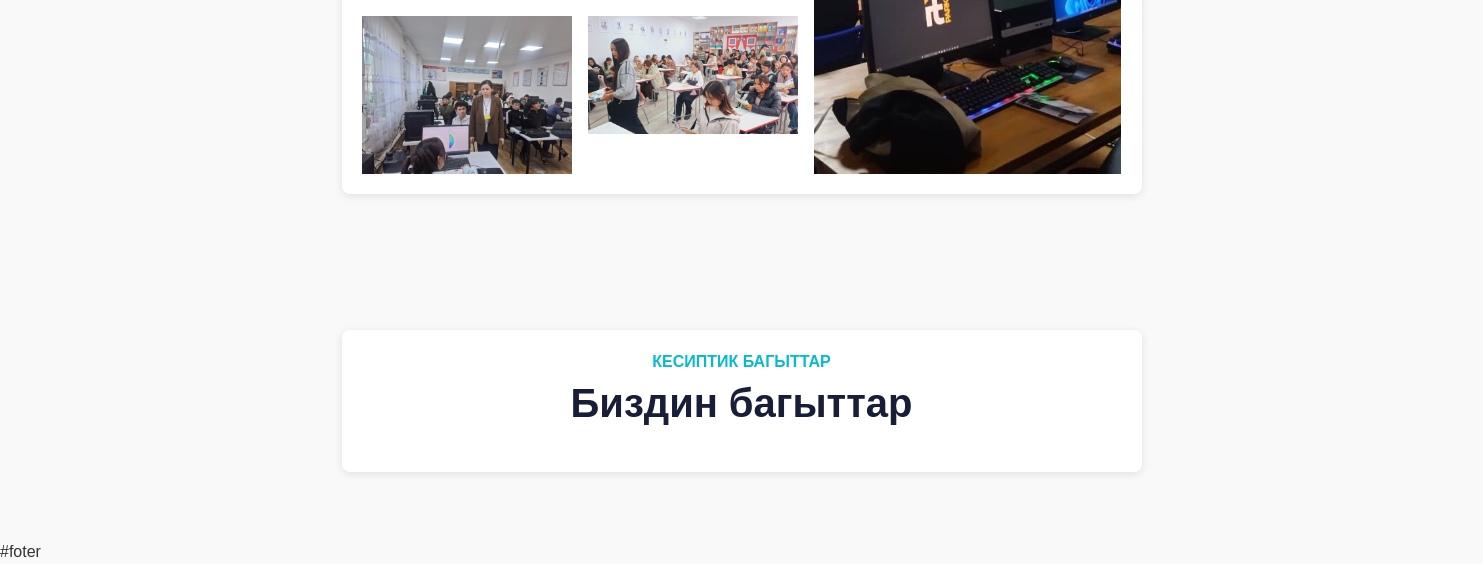
The app's page / (lower part), older data.
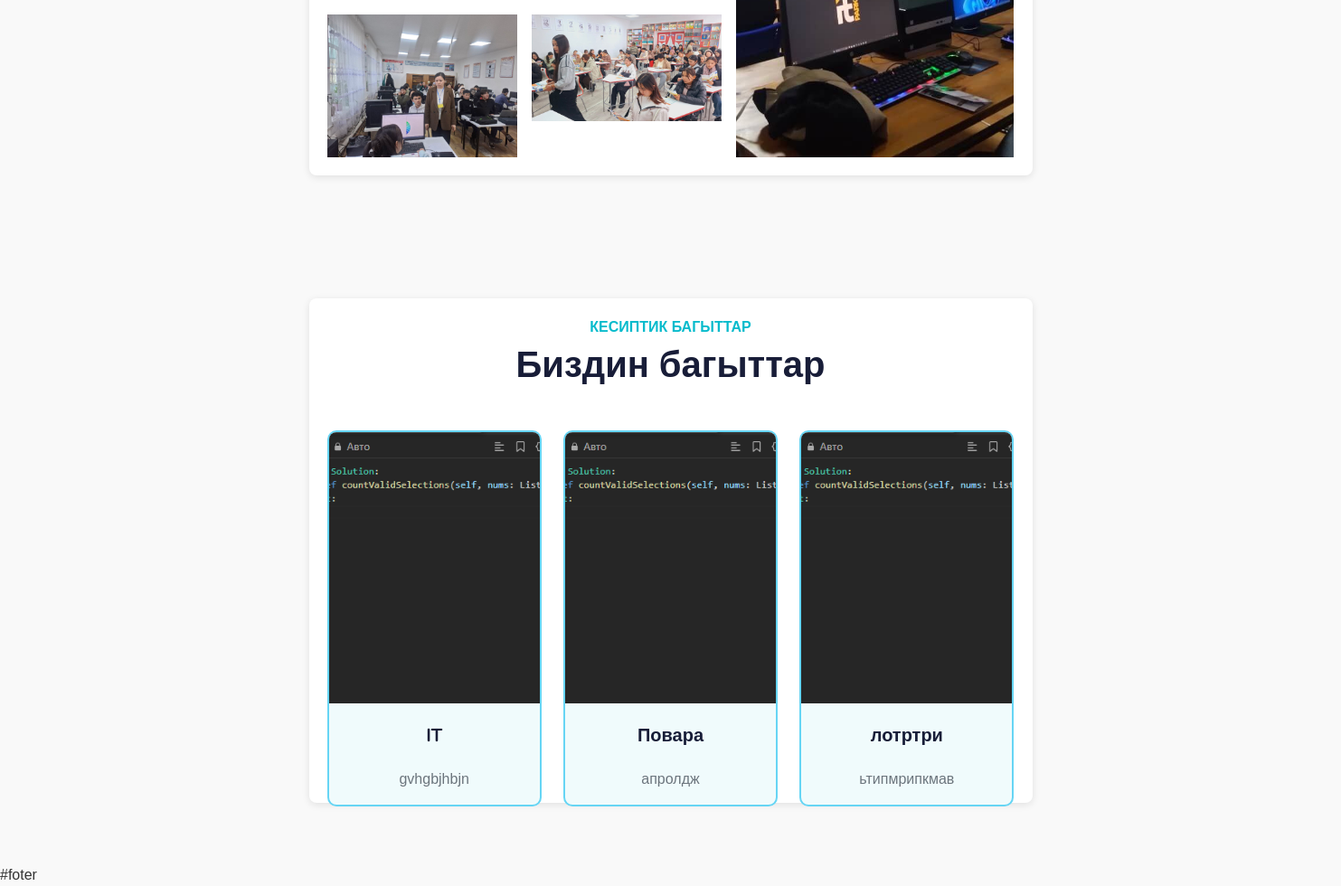
The same page, newer data.
### luceum/models.py (models this page shows)
class Professi(models.Model):
    name = models.CharField(max_length=100, unique=20, verbose_name='Название профессии')
    description = models.TextField(blank=True, null=True, verbose_name='Описание профессии')
    image = models.ImageField(upload_to='professions/', blank=True, null=True, verbose_name='Изображение профессии')
    slug = models.SlugField(max_length=100, unique=True, verbose_name='Слаг профессии')

### luceum/views.py (the view)
# urls.py: path('', views.index, name='index'),
def index(request):
    context = {
        'hero': HeroSection.objects.all(),
        'categories': Cotegory.objects.all(),
        'professions': Professi.objects.all(),
    }
    return render(request, 'luceum/index.html',context)

### luceum/templates/luceum/index.html (shortened to what this page needs)
{% extends 'luceum/base.html' %}
{% load static %}
{% block content %}
    <div class="container-xxl py-5 category">
        <div class="container">
            <div class="row g-3">
                <div class="col-lg-7 col-md-6">
                    <div class="row g-3">
                        <div class="col-lg-6 col-md-12 wow zoomIn" data-wow-delay="0.3s">
                            <a class="position-relative d-block overflow-hidden" href="">
                                <img class="img-fluid" src="{% static 'img/prog.jpeg' %}" alt="">
                            </a>
                        </div>
                        <div class="col-lg-6 col-md-12 wow zoomIn" data-wow-delay="0.5s">
                            <a class="position-relative d-block overflow-hidden" href="">
                                <img class="img-fluid" src="{% static 'img/student.jpeg' %}" alt="">
                            </a>
                        </div>
                    </div>
                </div>
                <div class="col-lg-5 col-md-6 wow zoomIn" data-wow-delay="0.7s" style="min-height: 350px;">
                    <a class="position-relative d-block h-100 overflow-hidden" href="">
                        <img class="img-fluid position-absolute w-100 h-100" src="{% static 'img/curs_4.jpeg' %}" alt="" style="object-fit: cover;">
                    </a>
                </div>
            </div>
        </div>
    </div>
                <div class="container-xxl py-5">
                    <div class="container">
                        <div class="text-center wow fadeInUp" data-wow-delay="0.1s">
                            <h6 class="section-title bg-white text-center text-primary px-3">Кесиптик багыттар</h6>
                            <h1 class="mb-5">Биздин багыттар</h1>
                        </div>
                        <div class="row g-4 justify-content-center">
                            {% for pro in professions %}
                            <div class="col-lg-4 col-md-6 wow fadeInUp" data-wow-delay="0.1s">
                                <div class="course-item bg-light" style="border: 2px solid #66d5f4; border-radius: 10px; overflow: hidden;">
                                    <div class="position-relative overflow-hidden">
                                        <img class="img-fluid" src="{{ pro.image.url }}" alt="" style="object-fit: cover; height: 300px;">
                                    </div>
                                    <div class="text-center p-4 pb-0">
                                        <h5 class="mb-4">{{ pro.name }}</h5>
                                        <p class="text-muted">{{ pro.description }}</p>
                                    </div>
                                </div>
                            </div>
                            {% if forloop.counter|divisibleby:3 %}
                                </div><div class="row g-4 justify-content-center">
                            {% endif %}
                            {% endfor %}
                        </div>
                    </div>
                </div>
{% endblock %}

Row changes from the older to the newer data that the page shows:
added Professi: image (picture), name "IT", description "gvhgbjhbjn"
added Professi: image (picture), name "Повара", description "апролдж"
added Professi: image (picture), name "лотртри", description "ьтипмрипкмав"
